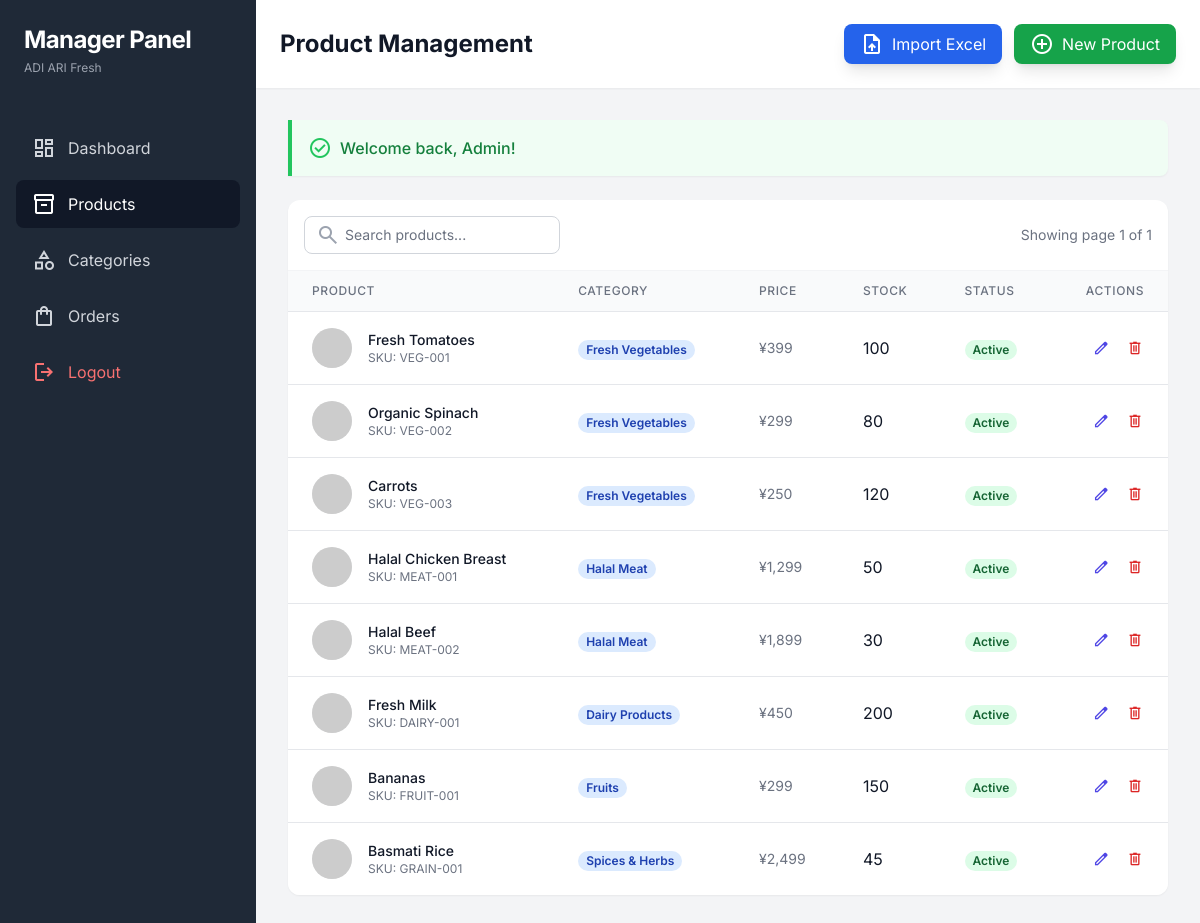
Page /manager/products (signed in) on the committed database.
### tables this page shows
CREATE TABLE IF NOT EXISTS products (
    id INT PRIMARY KEY AUTO_INCREMENT,
    category_id INT NOT NULL,
    name VARCHAR(200) NOT NULL,
    slug VARCHAR(200) UNIQUE NOT NULL,
    description TEXT,
    short_description VARCHAR(500),
    price DECIMAL(10,2) NOT NULL,
    sale_price DECIMAL(10,2) NULL,
    cost_price DECIMAL(10,2) NULL,
    tax_rate DECIMAL(5,2) DEFAULT NULL COMMENT 'Per-product tax rate override (NULL = use global)',
    sku VARCHAR(100) UNIQUE,
    barcode VARCHAR(100) DEFAULT NULL,
    unit VARCHAR(50) DEFAULT 'piece',
    weight DECIMAL(10,2),
    stock_quantity INT DEFAULT 0,
    min_stock_level INT DEFAULT 10,
    reorder_level INT DEFAULT 10,
    primary_image VARCHAR(255) NULL,
    is_halal TINYINT(1) DEFAULT 0,
    halal_cert_number VARCHAR(100) NULL,
    is_organic TINYINT(1) DEFAULT 0,
    is_featured TINYINT(1) DEFAULT 0,
    is_new TINYINT(1) DEFAULT 0,
    is_on_sale TINYINT(1) DEFAULT 0,
    status ENUM('active', 'inactive') DEFAULT 'active',
    views_count INT DEFAULT 0,
    meta_title VARCHAR(200),
    meta_description VARCHAR(500),
    meta_keywords VARCHAR(500),
    deleted_at DATETIME NULL,
    created_at DATETIME DEFAULT CURRENT_TIMESTAMP,
    updated_at DATETIME DEFAULT CURRENT_TIMESTAMP ON UPDATE CURRENT_TIMESTAMP,
    FOREIGN KEY (category_id) REFERENCES categories(id) ON DELETE CASCADE,
    INDEX idx_category (category_id),
    INDEX idx_slug (slug),
    INDEX idx_sku (sku),
    INDEX idx_barcode (barcode),
    INDEX idx_featured (is_featured),
    INDEX idx_status (status),
    INDEX idx_price (price),
    INDEX idx_deleted (deleted_at),
    FULLTEXT idx_search (name, description, short_description)
);

CREATE TABLE IF NOT EXISTS categories (
    id INT PRIMARY KEY AUTO_INCREMENT,
    name VARCHAR(100) NOT NULL,
    slug VARCHAR(100) UNIQUE NOT NULL,
    description TEXT,
    image VARCHAR(255),
    icon VARCHAR(100),
    parent_id INT NULL,
    display_order INT DEFAULT 0,
    status ENUM('active', 'inactive') DEFAULT 'active',
    meta_title VARCHAR(200),
    meta_description TEXT,
    created_at DATETIME DEFAULT CURRENT_TIMESTAMP,
    updated_at DATETIME DEFAULT CURRENT_TIMESTAMP ON UPDATE CURRENT_TIMESTAMP,
    FOREIGN KEY (parent_id) REFERENCES categories(id) ON DELETE SET NULL,
    INDEX idx_slug (slug),
    INDEX idx_status (status),
    INDEX idx_parent (parent_id),
    INDEX idx_display_order (display_order)
);

### app/views/manager/products/index.php (the view, shortened to what the rows shown need)
<?php
$products = $data['products'];
?>
<div class="bg-gray-100 min-h-screen">
    <div class="flex h-screen overflow-hidden">
        <aside class="w-64 bg-gray-800 text-white flex-shrink-0">
            <div class="p-6">
                <h2 class="text-2xl font-bold tracking-tight">Manager Panel</h2>
            </div>
        </aside>
        <div class="flex-1 overflow-auto flex flex-col">
            <header class="bg-white shadow-sm p-6 flex justify-between items-center z-10">
                <h1 class="text-2xl font-bold text-gray-900">Product Management</h1>
            </header>
            <main class="flex-1 p-8">
                <div class="bg-white rounded-b-xl shadow-sm overflow-hidden">
                    <table class="min-w-full divide-y divide-gray-200">
                        <thead class="bg-gray-50">
                            <tr>
                                <th scope="col" class="px-6 py-3 text-left text-xs font-medium text-gray-500 uppercase tracking-wider">Product</th>
                                <th scope="col" class="px-6 py-3 text-left text-xs font-medium text-gray-500 uppercase tracking-wider">Category</th>
                                <th scope="col" class="px-6 py-3 text-left text-xs font-medium text-gray-500 uppercase tracking-wider">Price</th>
                                <th scope="col" class="px-6 py-3 text-left text-xs font-medium text-gray-500 uppercase tracking-wider">Stock</th>
                                <th scope="col" class="px-6 py-3 text-left text-xs font-medium text-gray-500 uppercase tracking-wider">Status</th>
                                <th scope="col" class="px-6 py-3 text-right text-xs font-medium text-gray-500 uppercase tracking-wider">Actions</th>
                            </tr>
                        </thead>
                        <tbody class="bg-white divide-y divide-gray-200">
                            <?php if (empty($products)): ?>
                                <tr>
                                    <td colspan="6" class="px-6 py-12 text-center text-gray-500">
                                        No products found.
                                    </td>
                                </tr>
                            <?php else: ?>
                                <?php foreach ($products as $product): ?>
                                    <tr class="hover:bg-gray-50 transition">
                                        <td class="px-6 py-4 whitespace-nowrap">
                                            <div class="flex items-center">
                                                <div class="flex-shrink-0 h-10 w-10 bg-gray-100 rounded-full flex items-center justify-center overflow-hidden">
                                                        <img src="<?= htmlspecialchars($this->productImage($product['primary_image'] ?? null)) ?>" alt="" class="h-10 w-10 object-cover"
                                                             onerror="this.onerror=null;this.src='https://placehold.co/40x40?text=IMG';">
                                                </div>
                                                <div class="ml-4">
                                                    <div class="text-sm font-medium text-gray-900"><?= htmlspecialchars($product['name']) ?></div>
                                                    <div class="text-xs text-gray-500">SKU: <?= htmlspecialchars($product['sku']) ?></div>
                                                </div>
                                            </div>
                                        </td>
                                        <td class="px-6 py-4 whitespace-nowrap">
                                            <span class="px-2 inline-flex text-xs leading-5 font-semibold rounded-full bg-blue-100 text-blue-800">
                                                <?= htmlspecialchars($product['category_name']) ?>
                                            </span>
                                        </td>
                                        <td class="px-6 py-4 whitespace-nowrap text-sm text-gray-500">
                                            ¥<?= number_format($product['price']) ?>
                                        </td>
                                        <td class="px-6 py-4 whitespace-nowrap">
                                            <?php if ($product['stock_quantity'] <= 5): ?>
                                                <span class="text-red-600 font-bold"><?= $product['stock_quantity'] ?></span>
                                            <?php else: ?>
                                                <span class="text-gray-900"><?= $product['stock_quantity'] ?></span>
                                            <?php endif; ?>
                                        </td>
                                        <td class="px-6 py-4 whitespace-nowrap">
                                            <?php if ($product['status'] === 'active'): ?>
                                                <span class="px-2 inline-flex text-xs leading-5 font-semibold rounded-full bg-green-100 text-green-800">Active</span>
                                            <?php else: ?>
                                                <span class="px-2 inline-flex text-xs leading-5 font-semibold rounded-full bg-gray-100 text-gray-800"><?= ucfirst($product['status']) ?></span>
                                            <?php endif; ?>
                                        </td>
                                        <td class="px-6 py-4 whitespace-nowrap text-right text-sm font-medium">
                                            <a href="/manager/product/<?= $product['id'] ?>/edit" class="text-indigo-600 hover:text-indigo-900 mr-3" title="Edit">
                                                <span class="material-symbols-outlined text-lg">edit</span>
                                            </a>
                                            <form action="/manager/product/<?= $product['id'] ?>/delete" method="POST" class="inline-block" onsubmit="return confirm('Are you sure you want to delete this product?');">
                                                <button type="submit" class="text-red-600 hover:text-red-900" title="Delete">
                                                    <span class="material-symbols-outlined text-lg">delete</span>
                                                </button>
                                            </form>
                                        </td>
                                    </tr>
                                <?php endforeach; ?>
                            <?php endif; ?>
                        </tbody>
                    </table>
                </div>
            </main>
        </div>
    </div>
</div>

### rows in the picture
products: name "Fresh Tomatoes", sku "VEG-001", category.name "Fresh Vegetables", price "399", stock_quantity "100", status "Active"
products: name "Organic Spinach", sku "VEG-002", category.name "Fresh Vegetables", price "299", stock_quantity "80", status "Active"
products: name "Carrots", sku "VEG-003", category.name "Fresh Vegetables", price "250", stock_quantity "120", status "Active"
products: name "Halal Chicken Breast", sku "MEAT-001", category.name "Halal Meat", price "1,299", stock_quantity "50", status "Active"
products: name "Halal Beef", sku "MEAT-002", category.name "Halal Meat", price "1,899", stock_quantity "30", status "Active"
products: name "Fresh Milk", sku "DAIRY-001", category.name "Dairy Products", price "450", stock_quantity "200", status "Active"
products: name "Bananas", sku "FRUIT-001", category.name "Fruits", price "299", stock_quantity "150", status "Active"
products: name "Basmati Rice", sku "GRAIN-001", category.name "Spices & Herbs", price "2,499", stock_quantity "45", status "Active"

### other values in the picture
Session::getFlash('success') "Welcome back, Admin!"
$currentPage "1"
$totalPages "1"
